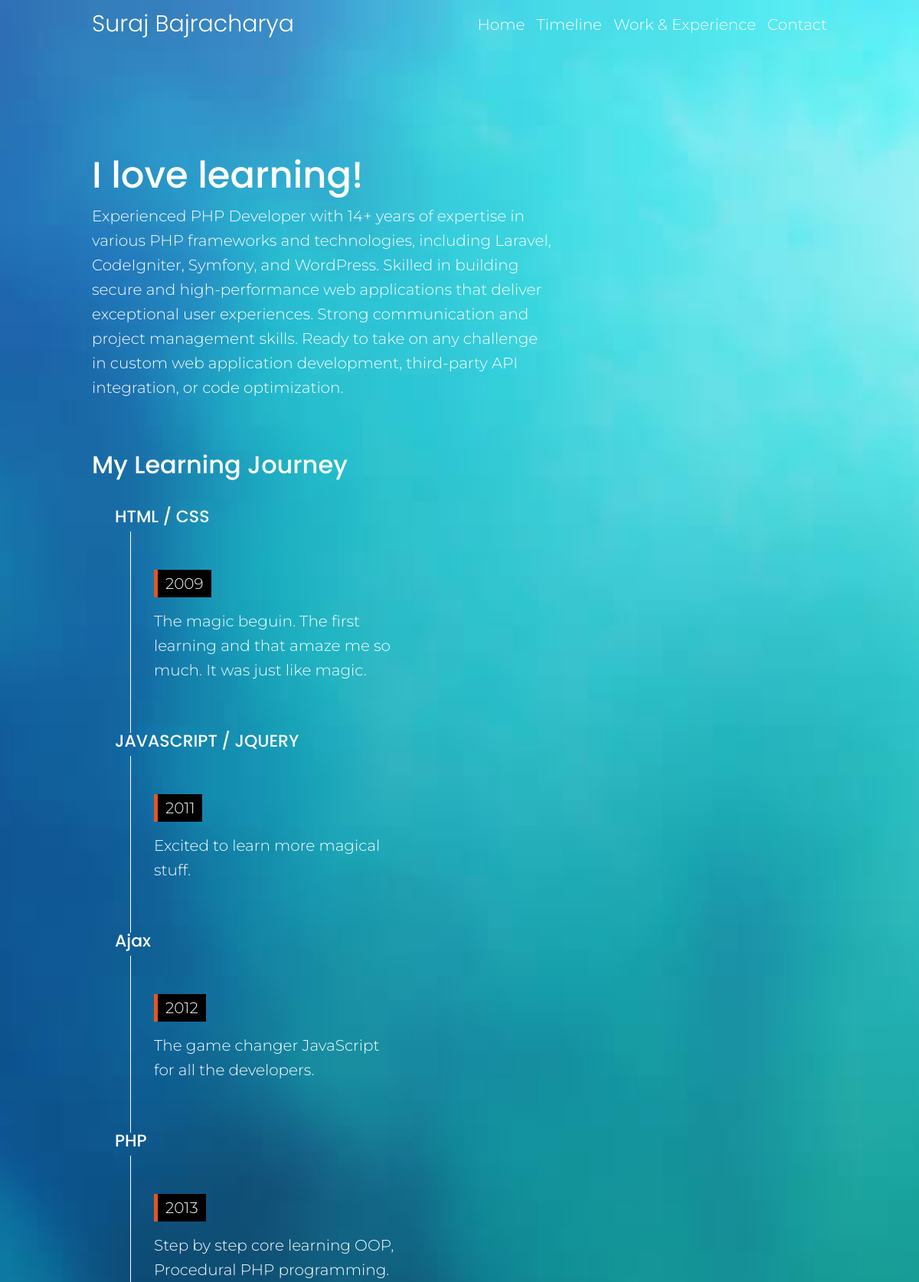
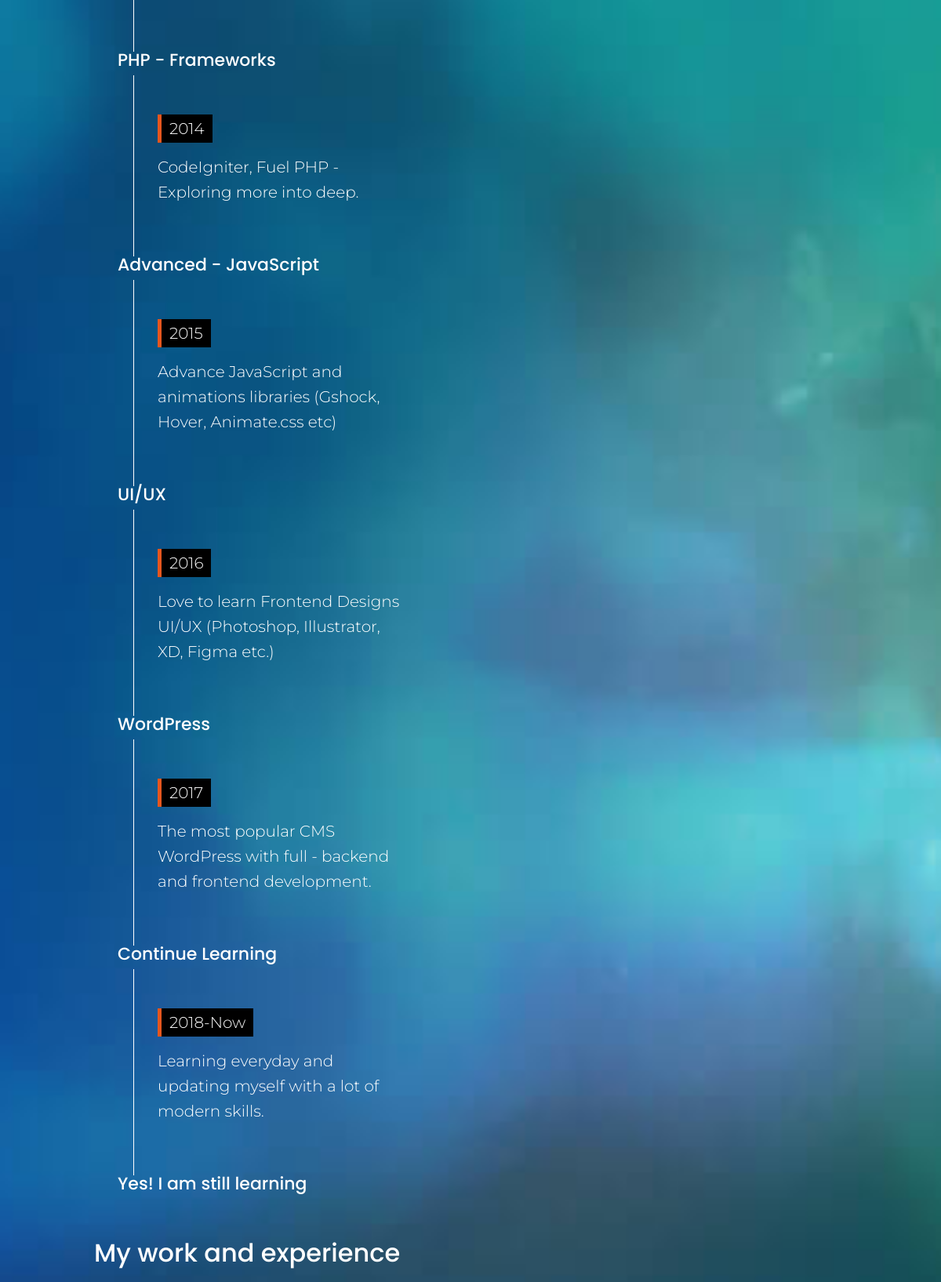
The page / (upper part) on the database its author committed (2 pictures, top to bottom).
### websetting/models.py (models this page shows)
class Websetting(models.Model):
    website_name = models.CharField(max_length=255)
    hero_title = models.CharField(max_length=255)
    hero_text = models.TextField()
    learning_title = models.CharField(max_length=255)
    work_title = models.CharField(max_length=255)
    contact_title = models.CharField(max_length=255)
    facebook = models.CharField(max_length=255)
    twitter = models.CharField(max_length=255)
    linkedin = models.CharField(max_length=255)
    contact_no = models.CharField(max_length=255)

### timeline/models.py (models this page shows)
class Timeline(models.Model):
    name = models.CharField(max_length=255)
    year = models.CharField(max_length=255)
    content = models.TextField()

### sbcharya/views.py (the view)
# urls.py: path('', IndexPageView.as_view(), name="homepage")
class IndexPageView(TemplateView):
    template_name = "index.html"
    def get_context_data(self, **kwargs):
        data = super().get_context_data(**kwargs)
        data["timelines"] = Timeline.objects.all()
        data["works"] = Work.objects.all()
        data["websetting"] = Websetting.objects.get(id=1)
        return data

### templates/index.html (shortened to what this page needs)
{% extends 'base.html' %}
{% load static %}
{% block content %}
<div id="mainhero">
    <h1>{{ websetting.hero_title }}</h1>
    <p>{{ websetting.hero_text }}</p>
</div>
<div class="timeline-box" id="timeline">
    <h2>{{ websetting.learning_title }}</h2>
    <div class="mytimeline">
        {% for timeline in timelines %}
        <div class="time-linebox">
            <h3>{{ timeline.name }}</h3>
            <div class="line-box">
                <div class="year">{{ timeline.year }}</div>
                <p>{{ timeline.content }}</p>
            </div>
        </div>
        {% endfor %}
        <div class="time-linebox">
            <h3>Yes! I am still learning</h3>
        </div>
    </div>
</div>
<div class="project-box" id="work">
    <h2>{{ websetting.work_title }}</h2>
</div>
{% endblock %}

### templates/base.html (shortened to what this page needs)
{% load static %}
<!doctype html>
<html lang="en">
<head>
    <link href="https://cdn.jsdelivr.net/npm/bootstrap@5.3.0-alpha1/dist/css/bootstrap.min.css" rel="stylesheet"
>
    <link rel="stylesheet" href="{% static 'css/style.css' %}">
</head>
<body
    style="background: url({% static  'image/sbcharya.jpg' %}) center center; background-attachment: fixed; background-size: cover;"
    id="mainpicture">
    <div class="head">
        <div class="mycontainer">
            <div class="mainhead">
                <div class="logo">
                    <a href="{% url 'homepage' %}">
                        {{ websetting.website_name }}
                    </a>
                </div>
                <div class="mynav">
                    <div class="naviteams" id="navitems">
                        <a class="mobilemenus" href="#home">Home</a>
                        <a class="mobilemenus" href="#timeline">Timeline</a>
                        <a class="mobilemenus" href="#work">Work & Experience</a>
                        <a class="mobilemenus" href="#contact">Contact</a>
                    </div>
                </div>
            </div>
        </div>
    </div>
    <div class="main-hero" id="home">
        {% block content %}
        {% endblock %}
    </div>
</body>
</html>

### static/css/style.css (style rules this page uses)
body { background: #f0f0f0; font-family: 'Montserrat', sans-serif; font-size: 20px; line-height: 1.6; font-weight: 300; box-sizing: border-box; height: 100vh; margin: 0px; padding: 0px; }
a { text-decoration: none; }
.main-hero { padding: 0px 40vw 0px 10vw; margin-top: 200px; box-sizing: border-box; }
.main-hero h1 { font-family: 'Poppins', sans-serif; text-align: left; font-size: 4vw; color: #ffffff; }
.main-hero p { color: #ffffff; }
.timeline-box { padding-top: 50px; margin-left: 30px; }
.timeline-box h2 { color: #ffffff; margin-left: -30px; padding-bottom: 30px; font-family: 'Poppins', sans-serif; }
.timeline-box h3 { color: #ffffff; padding: 0px; font-size: 22px; line-height: 1; font-family: 'Poppins', sans-serif; }
.timeline-box .year { display: inline-block; padding: 2px 10px; background: #000; color: #fff; margin-bottom: 15px; border-left: 5px solid #e6561e; }
.line-box { border-left: 1px solid #fff; padding: 50px 200px 50px 30px; margin-left: 20px; }
.project-box h2 { color: #ffffff; padding-top: 50px; font-family: 'Poppins', sans-serif; }
.head { position: fixed; top: 0px; left: 0px; width: 100vw; z-index: 999; }
.mycontainer { padding: 0px 10vw; }
.mainhead { display: grid; grid-template-columns: 3fr 5fr; padding: 2vh 0; }
.mynav { display: flex; justify-content: flex-end; }
.naviteams { display: flex; gap: 15px; }
.naviteams a { color: #fff; }
.logo { font-size: 30px; line-height: 1; }
.logo a { color: #ffffff; font-family: 'Poppins', sans-serif; }

### rows shown on the page
Websetting: website_name "Suraj Bajracharya", hero_title "I love learning!", hero_text "Experienced PHP Developer with 14+ years of expertise in various PHP frameworks and technologies, including Laravel, CodeIgniter, Symfony, and WordPress. Skilled in building secure and high-performance web applications that deliver exceptional user experiences. Strong communication and project management skills. Ready to take on any challenge in custom web application development, third-party API integration, or code optimization.", learning_title "My Learning Journey", work_title "My work and experience"
Timeline: name "HTML / CSS", year "2009", content "The magic beguin. The first learning and that amaze me so much. It was just like magic."
Timeline: name "JAVASCRIPT / JQUERY", year "2011", content "Excited to learn more magical stuff."
Timeline: name "Ajax", year "2012", content "The game changer JavaScript for all the developers."
Timeline: name "PHP", year "2013", content "Step by step core learning OOP, Procedural PHP programming."
Timeline: name "PHP - Frameworks", year "2014", content "CodeIgniter, Fuel PHP - Exploring more into deep."
Timeline: name "Advanced - JavaScript", year "2015", content "Advance JavaScript and animations libraries (Gshock, Hover, Animate.css etc)"
Timeline: name "UI/UX", year "2016", content "Love to learn Frontend Designs UI/UX (Photoshop, Illustrator, XD, Figma etc.)"
Timeline: name "WordPress", year "2017", content "The most popular CMS WordPress with full - backend and frontend development."
Timeline: name "Continue Learning", year "2018-Now", content "Learning everyday and updating myself with a lot of modern skills."
